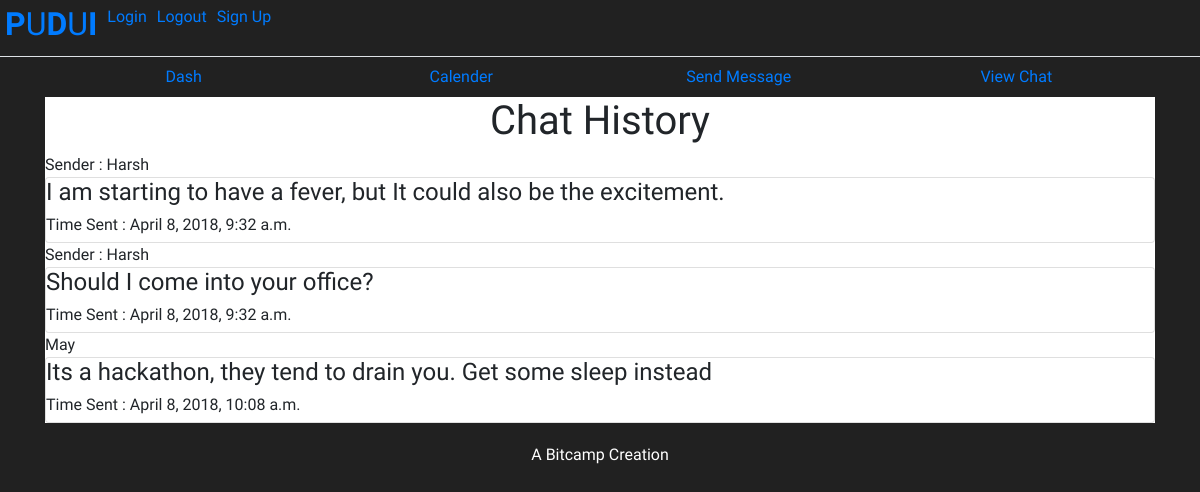
The app's page /viewdocchat (signed in), older data.
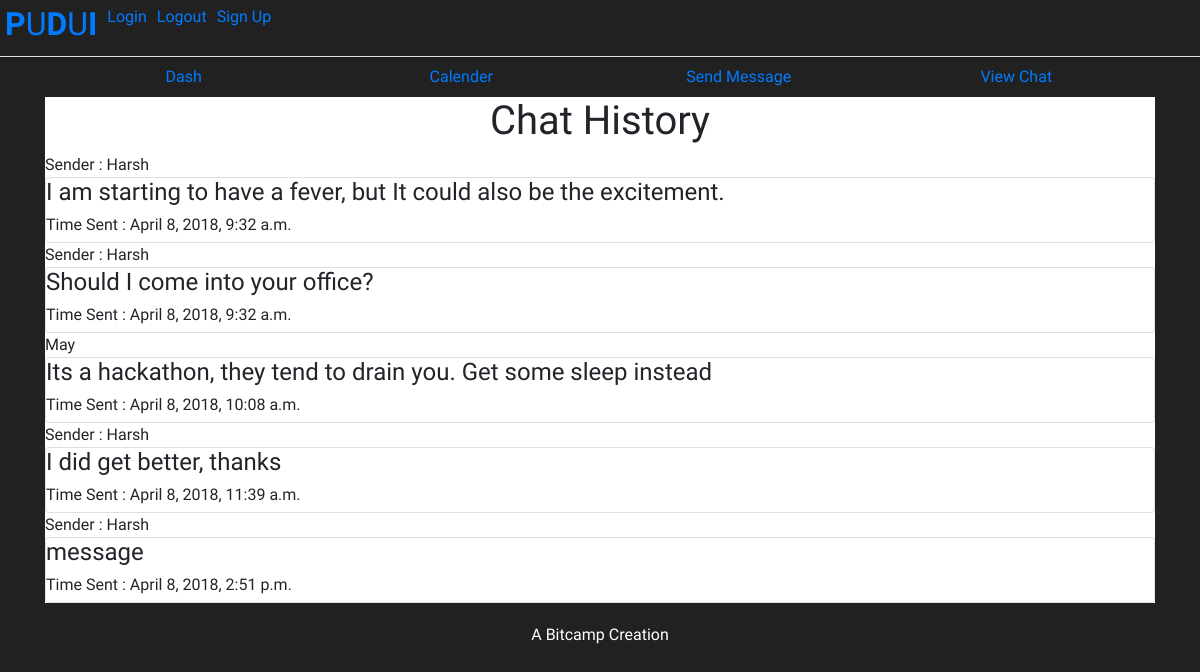
The same page, newer data.
### home/models.py (models this page shows, shortened)
class communication(models.Model):
    patient = models.ForeignKey(patient,null=False,default=0,blank=False,on_delete=models.CASCADE)
    doctor = models.ForeignKey(doctor,null=False,default=0,blank=False,on_delete=models.CASCADE)
    health_instance = models.ForeignKey(health_instance,null=False,default=0,blank=False,on_delete=models.CASCADE)
    timestamp = models.DateTimeField(auto_now_add=True)
    is_patient = models.BooleanField(default=False)
    message = models.CharField(default='message',null=False,blank=False,max_length=1500)

class patient(models.Model):
     user = models.OneToOneField(User,on_delete=models.CASCADE,null=False,default=0,blank=False)
     doctors = models.ManyToManyField(doctor)
     insurances = models.ManyToManyField(insurance)
     data_release = models.IntegerField(choices=DATA_RELEASE_CHOICES,default=75)

class doctor(models.Model):
     user = models.OneToOneField(User,on_delete=models.CASCADE,null=False,default=0,blank=False)
     doctor_type = models.CharField(max_length=50,default='general',null=True)
     zip_code = models.IntegerField(null=True)

### home/views.py (the view)
# urls.py: path('viewdocchat',views.view_doc_chat, name='view_doc_chat'),
def view_doc_chat(request):
    conversations = communication.objects.filter(doctor = doctor.objects.get(user = request.user))
    return render(request,'home/alldocchats.html',{'conversations':conversations})

### home/templates/home/alldocchats.html (shortened to what this page needs)
{% extends 'home/base.html' %}
{% block container %}
<nav class="nav nav-pills nav-justified">
  <a class="nav-item nav-link" href="index">Dash</a>
  <a class="nav-item nav-link" href="calender">Calender</a>
  <a class="nav-item nav-link" href="createcommunicationdoctor">Send Message</a>
  <a class="nav-item nav-link" href="viewdocchat">View Chat</a>
</nav>
<div style="background-color:white;">
<h1 style="text-align:center;">Chat History</h1>
{% for conversation in conversations %}
{% if conversation.is_patient %}
Sender : {{conversation.patient.user.first_name}}
{% endif %}
{% if conversation.is_patient == False %}
{{conversation.doctor.user.first_name}}
{% endif %}
<div class="card">
  <h4>{{conversation.message}}</h4>
  <h6>Time Sent : {{conversation.timestamp}}</h6>
</div>
{% endfor %}
</div>
{% endblock %}

Row changes from the older to the newer data that the page shows:
added communication: patient.user.first_name "Harsh", message "I did get better, thanks", timestamp "April 8, 2018, 11:39 a.m."
added communication: patient.user.first_name "Harsh", message "message", timestamp "April 8, 2018, 2:51 p.m."
